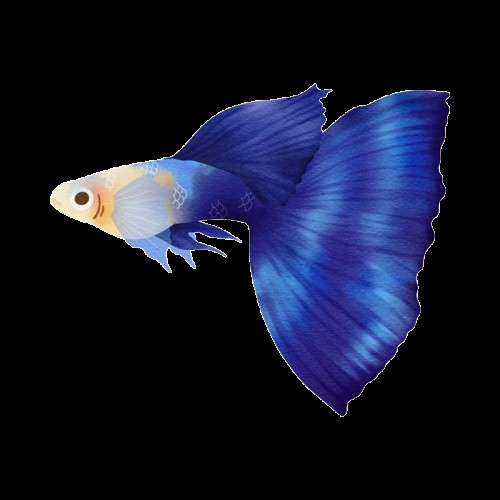
#> input picture python/jobsheet9/img/guppyBiru.png, 500 x 500 px, found by its file name
$ python 9.14jarakEuclidean.py
#> lines starting #> are read from the running program, lines starting #| are printed output that depends on the picture; after the words box and inside, x2 and y2 are one past the last pixel; in counts of white or black regions, pixels touching at a corner belong together; long printed decimals are rounded
import cv2
import math

def perolehFitur(berkasCitra):
#> called with berkasCitra = 'python\\jobsheet9\\img\\guppyBiru.png'
    citra = cv2.imread(berkasCitra, 0)
#> citra: shape (500, 500); min 0, max 255, mean 24.8
    if citra is None:
        print(f"Error: Could not open or read image: {berkasCitra}")
        return None, None, None, None, None
    kontur, hierarki = cv2.findContours(citra, cv2.RETR_EXTERNAL, cv2.CHAIN_APPROX_NONE)
#> kontur = 1 contour; box (x1, y1, x2, y2) and area: (50, 83, 450, 417) 65862
    if not kontur:
        print(f"Error: No contours found in image: {berkasCitra}")
        return None, None, None, None, None
    kelilingObjek = cv2.arcLength(kontur[0], True)
#> kelilingObjek = 1649.6
    luasObjek = cv2.contourArea(kontur[0], False)
#> luasObjek = 65861.5
    x, y, lebar, tinggi = cv2.boundingRect(kontur[0])
#> x = 50; y = 83; lebar = 400; tinggi = 334
    convex = cv2.convexHull(kontur[0])
#> convex = contour of 26 points, box (x1, y1, x2, y2) (50, 83, 450, 417), area 80483
    kelilingKonveks = cv2.arcLength(convex, True)
#> kelilingKonveks = 1148.4
    luasKonveks = cv2.contourArea(convex, False)
#> luasKonveks = 80483
    if kelilingObjek > 0:
        kebulatanBentuk = 4 * math.pi * luasObjek / (kelilingObjek * kelilingObjek)
#> kebulatanBentuk = 0.304
    else:
        kebulatanBentuk = 0
    if tinggi > lebar:
        lebarObjek = lebar
        panjangObjek = tinggi
    else:
        lebarObjek = tinggi
#> lebarObjek = 334
        panjangObjek = lebar
#> panjangObjek = 400
    kerampinganBentuk = lebarObjek / panjangObjek if panjangObjek > 0 else 0
#> kerampinganBentuk = 0.835
    konveksitas = kelilingKonveks / kelilingObjek if kelilingObjek > 0 else 0
#> konveksitas = 0.696
    soliditas = luasObjek / luasKonveks if luasKonveks > 0 else 0
#> soliditas = 0.818
    mom = cv2.moments(kontur[0])
#> mom = moments, m00 65861.5, centre m10/m00, m01/m00 = (298.3, 220)
    hu = cv2.HuMoments(mom)
#> hu = [0.208, 0.00234, 0.00467, 0.000319, 2.14e-07, 1.06e-05, 3.26e-07]
    return kerampinganBentuk, kebulatanBentuk, konveksitas, soliditas, hu

def jarakEuclidean(fx1, fx2, fx3, fx4, huX, fy1, fy2, fy3, fy4, huY):
    jarak = (fx1 - fy1) ** 2 + (fx2 - fy2) ** 2 + \
            (fx3 - fy3) ** 2 + (fx4 - fy4) ** 2
    for indeks in range(0, 7):
        jarak += (huX[indeks][0] - huY[indeks][0]) ** 2
    jarak = math.sqrt(jarak)
    return jarak

ftA1, ftA2, ftA3, ftA4, huA = perolehFitur(r"python\jobsheet9\img\guppyBiru.png")
#> ftA1 = 0.835; ftA2 = 0.304; ftA3 = 0.696; ftA4 = 0.818; huA has the same summary as hu in perolehFitur
ftB1, ftB2, ftB3, ftB4, huB = perolehFitur(r"python\jobsheet9\img\guppyKuning.png")
#> call 2 of perolehFitur, with berkasCitra = 'python\\jobsheet9\\img\\guppyKuning.png'
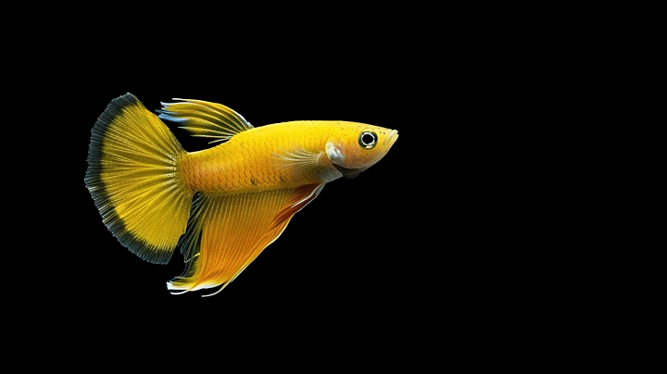
#> input picture python/jobsheet9/img/guppyKuning.png, 667 x 374 px, found by its file name
#> in perolehFitur (call 2), `kontur, hierarki = cv2.findContours(citra, cv2.RETR_EXTERNAL, cv2.CHAI..`: kontur = 1 contour; box (x1, y1, x2, y2) and area: (84, 92, 399, 298) 36358
#> in perolehFitur (call 2), `kelilingObjek = cv2.arcLength(kontur[0], True)`: kelilingObjek = 1126.5
#> in perolehFitur (call 2), `luasObjek = cv2.contourArea(kontur[0], False)`: luasObjek = 36358
#> in perolehFitur (call 2), `x, y, lebar, tinggi = cv2.boundingRect(kontur[0])`: x = 84; y = 92; lebar = 315; tinggi = 206
#> in perolehFitur (call 2), `convex = cv2.convexHull(kontur[0])`: convex = contour of 35 points, box (x1, y1, x2, y2) (84, 92, 399, 298), area 40562
#> in perolehFitur (call 2), `kelilingKonveks = cv2.arcLength(convex, True)`: kelilingKonveks = 818.3
#> in perolehFitur (call 2), `luasKonveks = cv2.contourArea(convex, False)`: luasKonveks = 40562.5
#> in perolehFitur (call 2), `kebulatanBentuk = 4 * math.pi * luasObjek / (kelilingObjek * kelilingO..`: kebulatanBentuk = 0.36
#> in perolehFitur (call 2), `lebarObjek = tinggi`: lebarObjek = 206
#> in perolehFitur (call 2), `panjangObjek = lebar`: panjangObjek = 315
#> in perolehFitur (call 2), `kerampinganBentuk = lebarObjek / panjangObjek if panjangObjek > 0 else 0`: kerampinganBentuk = 0.654
#> in perolehFitur (call 2), `konveksitas = kelilingKonveks / kelilingObjek if kelilingObjek > 0 els..`: konveksitas = 0.726
#> in perolehFitur (call 2), `soliditas = luasObjek / luasKonveks if luasKonveks > 0 else 0`: soliditas = 0.896
#> in perolehFitur (call 2), `mom = cv2.moments(kontur[0])`: mom = moments, m00 36358, centre m10/m00, m01/m00 = (214, 180.1)
#> in perolehFitur (call 2), `hu = cv2.HuMoments(mom)`: hu = [0.202, 0.00829, 0.00274, 0.000376, 3.7e-07, 2.85e-05, 8.91e-08]
#> ftB1 = 0.654; ftB2 = 0.36; ftB3 = 0.726; ftB4 = 0.896; huB has the same summary as hu in perolehFitur
ftE1, ftE2, ftE3, ftE4, huE = perolehFitur(r"python\jobsheet9\img\guppyUngu.png")
#> call 3 of perolehFitur, with berkasCitra = 'python\\jobsheet9\\img\\guppyUngu.png'
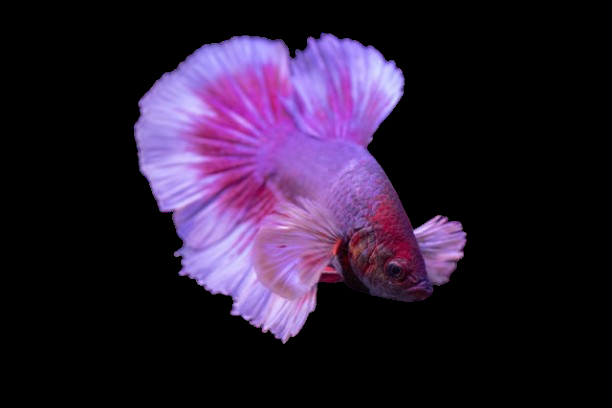
#> input picture python/jobsheet9/img/guppyUngu.png, 612 x 408 px, found by its file name
#> in perolehFitur (call 3), `citra = cv2.imread(berkasCitra, 0)`:
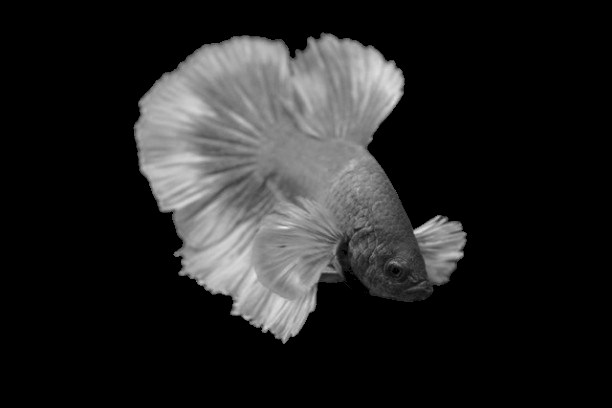
#> citra: shape (408, 612); min 0, max 231, mean 35.3
#> in perolehFitur (call 3), `kontur, hierarki = cv2.findContours(citra, cv2.RETR_EXTERNAL, cv2.CHAI..`: kontur = 5 contours, 4 with area under 20; largest, box (x1, y1, x2, y2) and area: (133, 32, 467, 344) 64668
#> in perolehFitur (call 3), `kelilingObjek = cv2.arcLength(kontur[0], True)`: kelilingObjek = 0
#> in perolehFitur (call 3), `x, y, lebar, tinggi = cv2.boundingRect(kontur[0])`: x = 366; y = 292; lebar = 1
#> in perolehFitur (call 3), `convex = cv2.convexHull(kontur[0])`: convex = [[366, 292]]
#> in perolehFitur (call 3), `kelilingKonveks = cv2.arcLength(convex, True)`: kelilingKonveks = 0
#> in perolehFitur (call 3), `lebarObjek = tinggi`: lebarObjek = 1
#> in perolehFitur (call 3), `konveksitas = kelilingKonveks / kelilingObjek if kelilingObjek > 0 els..`: konveksitas = 0
#> in perolehFitur (call 3), `mom = cv2.moments(kontur[0])`: mom = moments, m00 0
#> in perolehFitur (call 3), `hu = cv2.HuMoments(mom)`: hu = [0, 0, 0, 0, 0, 0, 0]
#> ftE1 = 1; ftE2 = 0; ftE3 = 0; ftE4 = 0; huE = [0, 0, 0, 0, 0, 0, 0]
ftD1, ftD2, ftD3, ftD4, huD = perolehFitur(r"python\jobsheet9\img\guppyPutih.png")
#> call 4 of perolehFitur, with berkasCitra = 'python\\jobsheet9\\img\\guppyPutih.png'
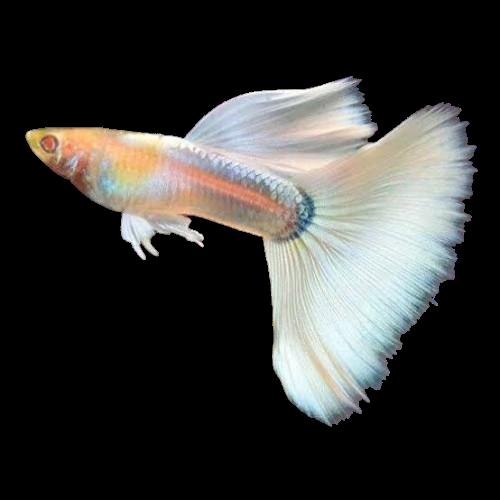
#> input picture python/jobsheet9/img/guppyPutih.png, 500 x 500 px, found by its file name
#> in perolehFitur (call 4), `citra = cv2.imread(berkasCitra, 0)`:
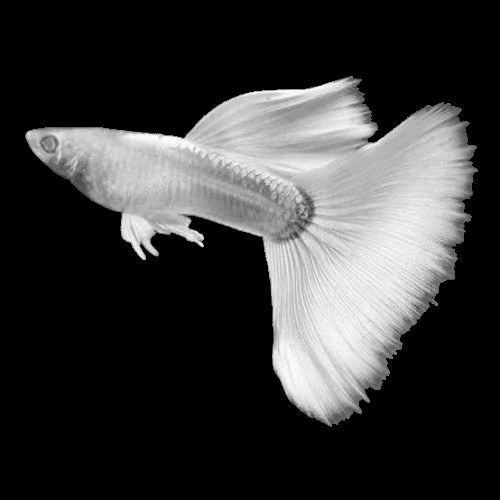
#> citra: shape (500, 500); min 0, max 255, mean 57.1
#> in perolehFitur (call 4), `kontur, hierarki = cv2.findContours(citra, cv2.RETR_EXTERNAL, cv2.CHAI..`: kontur = 1 contour; box (x1, y1, x2, y2) and area: (25, 76, 478, 427) 74562
#> in perolehFitur (call 4), `kelilingObjek = cv2.arcLength(kontur[0], True)`: kelilingObjek = 1805.5
#> in perolehFitur (call 4), `luasObjek = cv2.contourArea(kontur[0], False)`: luasObjek = 74562.5
#> in perolehFitur (call 4), `x, y, lebar, tinggi = cv2.boundingRect(kontur[0])`: x = 25; y = 76; lebar = 453; tinggi = 351
#> in perolehFitur (call 4), `convex = cv2.convexHull(kontur[0])`: convex = contour of 34 points, box (x1, y1, x2, y2) (25, 76, 478, 427), area 94294
#> in perolehFitur (call 4), `kelilingKonveks = cv2.arcLength(convex, True)`: kelilingKonveks = 1245.9
#> in perolehFitur (call 4), `luasKonveks = cv2.contourArea(convex, False)`: luasKonveks = 94294.5
#> in perolehFitur (call 4), `kebulatanBentuk = 4 * math.pi * luasObjek / (kelilingObjek * kelilingO..`: kebulatanBentuk = 0.287
#> in perolehFitur (call 4), `lebarObjek = tinggi`: lebarObjek = 351
#> in perolehFitur (call 4), `panjangObjek = lebar`: panjangObjek = 453
#> in perolehFitur (call 4), `kerampinganBentuk = lebarObjek / panjangObjek if panjangObjek > 0 else 0`: kerampinganBentuk = 0.775
#> in perolehFitur (call 4), `konveksitas = kelilingKonveks / kelilingObjek if kelilingObjek > 0 els..`: konveksitas = 0.69
#> in perolehFitur (call 4), `soliditas = luasObjek / luasKonveks if luasKonveks > 0 else 0`: soliditas = 0.791
#> in perolehFitur (call 4), `mom = cv2.moments(kontur[0])`: mom = moments, m00 74562.5, centre m10/m00, m01/m00 = (299.9, 216.9)
#> in perolehFitur (call 4), `hu = cv2.HuMoments(mom)`: hu = [0.224, 0.00599, 0.00589, 0.000731, 8.69e-07, 3.92e-05, 1.24e-06]
#> ftD1 = 0.775; ftD2 = 0.287; ftD3 = 0.69; ftD4 = 0.791; huD has the same summary as hu in perolehFitur
ftC1, ftC2, ftC3, ftC4, huC = perolehFitur(r"python\jobsheet9\img\guppyMerah.png")
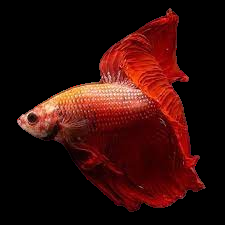
#> input picture python/jobsheet9/img/guppyMerah.png, 225 x 225 px, found by its file name
#> in perolehFitur (call 5), `citra = cv2.imread(berkasCitra, 0)`:
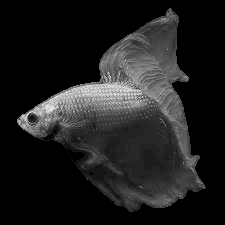
#> citra: shape (225, 225); min 0, max 238, mean 30.8
#> in perolehFitur (call 5), `kontur, hierarki = cv2.findContours(citra, cv2.RETR_EXTERNAL, cv2.CHAI..`: kontur = 6 contours, 5 with area under 20; largest, box (x1, y1, x2, y2) and area: (17, 8, 206, 212) 19285
#> in perolehFitur (call 5), `kelilingObjek = cv2.arcLength(kontur[0], True)`: kelilingObjek = 0
#> in perolehFitur (call 5), `x, y, lebar, tinggi = cv2.boundingRect(kontur[0])`: x = 71; y = 158; lebar = 1
#> in perolehFitur (call 5), `convex = cv2.convexHull(kontur[0])`: convex = [[71, 158]]
#> in perolehFitur (call 5), `kelilingKonveks = cv2.arcLength(convex, True)`: kelilingKonveks = 0
#> in perolehFitur (call 5), `lebarObjek = tinggi`: lebarObjek = 1
#> in perolehFitur (call 5), `konveksitas = kelilingKonveks / kelilingObjek if kelilingObjek > 0 els..`: konveksitas = 0
#> in perolehFitur (call 5), `mom = cv2.moments(kontur[0])`: mom = moments, m00 0
#> in perolehFitur (call 5), `hu = cv2.HuMoments(mom)`: hu = [0, 0, 0, 0, 0, 0, 0]
#> ftC1 = 1; ftC2 = 0; ftC3 = 0; ftC4 = 0; huC = [0, 0, 0, 0, 0, 0, 0]

if ftA1 is not None and ftB1 is not None:
    jarakBA = jarakEuclidean(ftB1, ftB2, ftB3, ftB4, huB, ftA1, ftA2, ftA3, ftA4, huA)
#> in jarakEuclidean, `jarak = (fx1 - fy1) ** 2 + (fx2 - fy2) ** 2 + \ (fx3 - fy3) ** 2 + (fx..`: jarak = 0.0429
#> the loop in jarakEuclidean, `for indeks in range(0, 7):` made 7 passes
#> jarak on passes 1 to 7: 0.0429, 0.043, 0.043, 0.043, 0.043, 0.043, 0.043
#> after the loop in jarakEuclidean, `for indeks in range(0, 7):`: jarak = 0.043
#> in jarakEuclidean, `jarak = math.sqrt(jarak)`: jarak = 0.207
#> jarakBA = 0.207
    print(f"guppi-2 = {jarakBA}")
#| guppi-2 = 0.2073

if ftA1 is not None and ftC1 is not None:
    jarakCA = jarakEuclidean(ftC1, ftC2, ftC3, ftC4, huC, ftA1, ftA2, ftA3, ftA4, huA)
#> jarakCA = 1.15
    print(f"guppi-3 = {jarakCA}")
#| guppi-3 = 1.148

if ftA1 is not None and ftD1 is not None:
    jarakDA = jarakEuclidean(ftD1, ftD2, ftD3, ftD4, huD, ftA1, ftA2, ftA3, ftA4, huA)
#> jarakDA = 0.0704
    print(f"guppi-4 = {jarakDA}")
#| guppi-4 = 0.07044

if ftA1 is not None and ftE1 is not None:
    jarakEA = jarakEuclidean(ftE1, ftE2, ftE3, ftE4, huE, ftA1, ftA2, ftA3, ftA4, huA)
#> jarakEA = 1.15
    print(f"guppi-5 = {jarakEA}")
#| guppi-5 = 1.148
